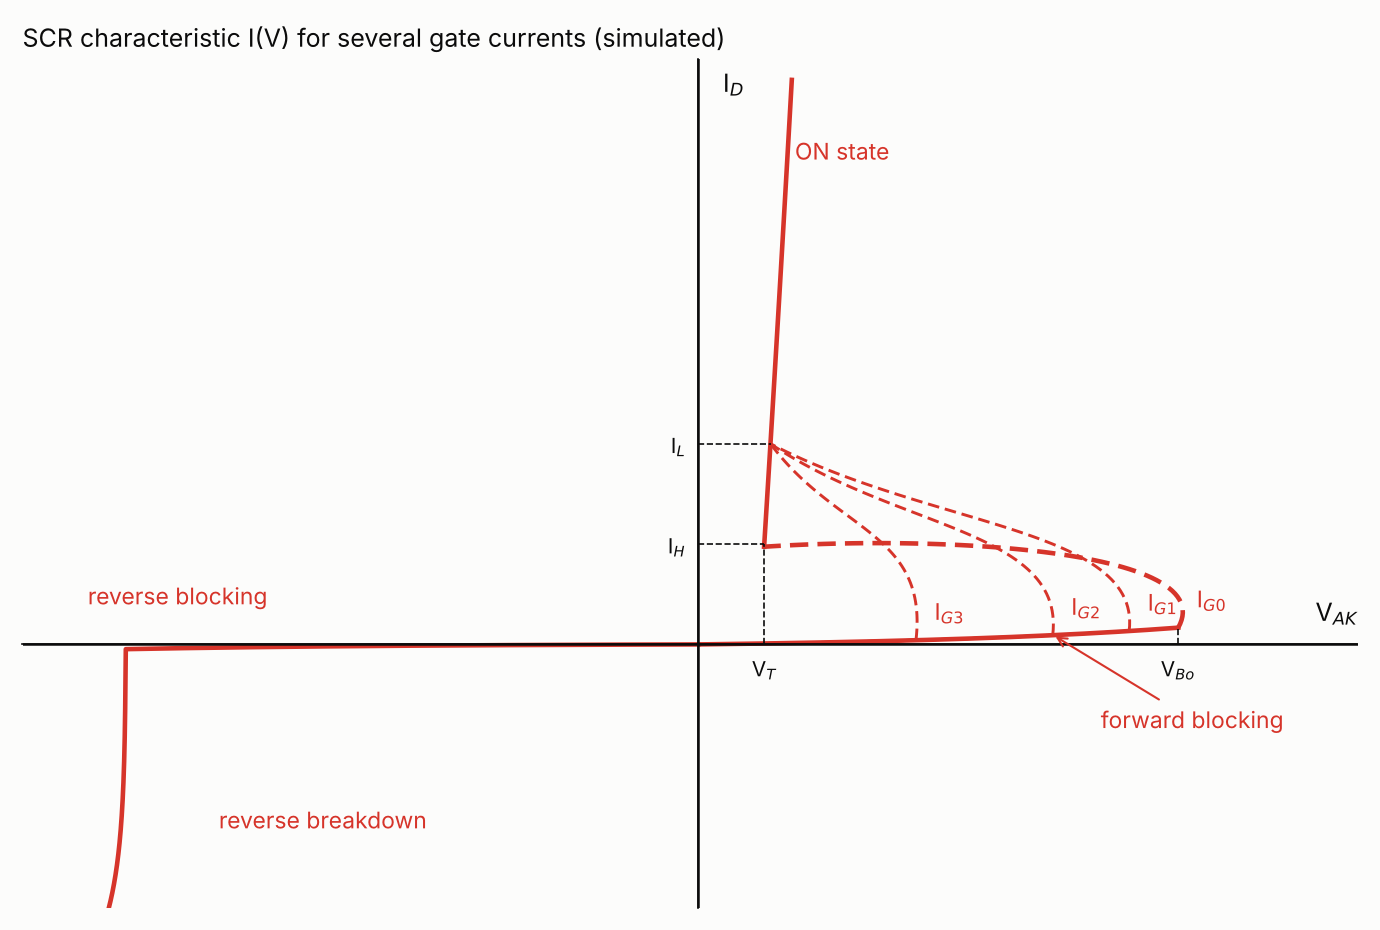

Write Python code to recreate this figure.
#-------------------------------------------------------------------------------
# Name:        Thyristor I(V) with several gate currents (IG0 ... IG3)
# Created:     18/10/2026
# Copyright:   (c) PyAMS
# Licence:     free  "GPLv3"
#-------------------------------------------------------------------------------
# The textbook characteristic of an SCR with a family of gate currents:
#   forward blocking (blocage direct), reverse blocking (blocage inverse),
#   reverse breakdown (claquage inverse), the breakover voltage VBo that falls
#   as the gate current grows IG0 < IG1 < IG2 < IG3, the threshold voltage VT,
#   the holding current IH and the latching current IL of the ON state (passant).
#
# Every solid branch is a DC sweep of a source with a series resistor; the
# gate current comes from a DCCurrent source and is changed with sweep().
# The negative-resistance part between breakover and the ON state cannot be
# measured by a voltage sweep (the latch jumps over it): it is drawn as a
# smooth dashed curve between the two measured ends.  The currents are
# exaggerated (Roff = 2 kOhm) and the axes compressed (linear near the
# origin, logarithmic farther away), as in a textbook drawing.

import numpy as np
import matplotlib.pyplot as plt
from pyams.lib import circuit
from pyams.models import DCVoltage, DCCurrent, Resistor, Thyristor

Vs = DCVoltage("s", "0")
Rs = Resistor("s", "a");      Rs.setParams("R=10Ω")
T1 = Thyristor("a", "g", "0")
T1.setParams("Von=5V Ron=2Ω Roff=2KΩ Rrev=20KΩ Igt=2mA Ih=0.3A Il=0.6A "
             "Vbo=100V Vrb=150V Rrb=2Ω")
Ig = DCCurrent("0", "g")                  # gate current source (into the gate)

cir = circuit()
cir.addElements({"Vs": Vs, "Rs": Rs, "T1": T1, "Ig": Ig})
cir.setOutPuts("T1.V", "T1.I")
gate_mA = [0.0, 0.4, 0.9, 1.5]            # IG0 ... IG3 (Igt = 2 mA)
cir.analysis(mode="dc", param="Vs.Vdc", start=-260, stop=220, step=0.25)
cir.sweep(param="Ig.Idc", list=[g * 1e-3 for g in gate_mA])
up = cir.run()
cir.analysis(mode="dc", param="Vs.Vdc", start=220, stop=-260, step=-0.25)
down = cir.run()

# ---- numbers from the sweeps -------------------------------------------------------
Von, Ron, Ih, Il = 5.0, 2.0, 0.3, 0.6
bo = []                                    # (V, I) at breakover for every IG
for g, r in zip(gate_mA, up):
    V, I = r["T1.V"], r["T1.I"]
    j = np.argmax((I > 1.0) & (V > -1))    # first point of the ON state
    # (with Ig = 0 the blocking branch is the one before the jump)
    bo.append((V[j - 1], I[j - 1], j))
    print("IG = %.1f mA : breakover at Vak = %6.1f V (formula Vbo (1 - IG/Igt) = %5.1f V)"
          % (g, V[j - 1], 100.0 * (1 - g / 2.0)))
Vd, Id = down[0]["T1.V"], down[0]["T1.I"]
hold = np.argmax(Id < 0.15) - 1
print("holding : the ON state ends at I = %.0f mA (Ih = 300 mA), Vak = %.2f V "
      "(VT = Von + Ron Ih = %.2f V)" % (1e3 * Id[hold], Vd[hold], Von + Ron * Ih))

# ---- compressed axes -----------------------------------------------------------------
LX = 20.0
tx = lambda v: np.sign(v) * np.log10(1 + np.abs(v) / LX)
# currents: linear for I >= 0 (blocking, IH, IL and the start of the ON state
# are in the same range), compressed for the large reverse breakdown current
ty = lambda i: np.where(np.asarray(i) >= 0, i, -0.45 * np.log10(1 + np.abs(i) / 0.1))

def bezier(p0, p1, c1, c2, n=60):
    s = np.linspace(0, 1, n)[:, None]
    return ((1 - s) ** 3 * p0 + 3 * (1 - s) ** 2 * s * c1
            + 3 * (1 - s) * s ** 2 * c2 + s ** 3 * p1)

surface, ink, ink2, guide = '#fcfcfb', '#0b0b0b', '#52514e', '#898781'
red = '#d6342a'
fig, ax = plt.subplots(figsize=(9.2, 6.2), facecolor=surface)
ax.set_facecolor(surface)
# reverse branch (blocking + breakdown) and the forward blocking branches
V0, I0 = up[0]["T1.V"], up[0]["T1.I"]
rev = V0 < 0
ax.plot(tx(V0[rev]), ty(I0[rev]), color=red, lw=2.2)
vt = Von + Ron * Ih
hold_pt = (tx(Vd[hold]), ty(Id[hold]))
on_pt = (tx(Von + Ron * Il), ty(Il))
for k, (g, r) in enumerate(zip(gate_mA, up)):
    V, I = r["T1.V"], r["T1.I"]
    vb, ib, j = bo[k]
    m = (np.arange(len(V)) < j) & (V >= 0)
    ax.plot(tx(V[m]), ty(I[m]), color=red, lw=2.2 if k == 0 else 1.4)
    p0 = np.array([tx(vb), ty(ib)])
    p1 = np.array(hold_pt if k == 0 else on_pt)
    dy = p1[1] - p0[1]
    if k == 0:       # the S of IG0: rounded bulge at VBo, then up and to the left
        c1 = np.array([p0[0] + 0.07, p0[1] + 0.95 * dy])
        c2 = np.array([p1[0] + 0.45 * (p0[0] - p1[0]), p1[1] + 0.15 * dy])
    else:
        c1 = np.array([p0[0] + 0.02, p0[1] + 0.55 * dy])
        c2 = np.array([p1[0] + 0.45 * (p0[0] - p1[0]), p1[1] - 0.45 * dy])
    curve = bezier(p0, p1, c1, c2)
    ax.plot(curve[:, 0], curve[:, 1], color=red, lw=2.2 if k == 0 else 1.4,
            ls=(0, (4, 2)))
    ax.text(p0[0] + 0.03, p0[1] + 0.06, 'I$_{G%d}$' % k, color=red, fontsize=11)
# ON state: the measured branch from the holding point upwards
on = (np.arange(len(Vd)) <= hold) & (Id <= 1.7)           # show only the start
ax.plot(tx(Vd[on]), ty(Id[on]), color=red, lw=2.2)
ax.text(tx(Vd[on][-1]) + 0.05, 1.45, 'ON state', color=red, fontsize=11)
# guides for VT, VBo, IH, IL
for x, y0, y1 in ((tx(vt), 0, Ih), (tx(bo[0][0]), 0, bo[0][1])):
    ax.plot([x, x], [y0, y1], color=ink, lw=0.8, ls='--')
ax.plot([0, tx(vt)], [Ih, Ih], color=ink, lw=0.8, ls='--')
ax.plot([0, on_pt[0]], [Il, Il], color=ink, lw=0.8, ls='--')
ax.axhline(0, color=ink, lw=1.2); ax.axvline(0, color=ink, lw=1.2)
xmax = tx(215)
ax.set_xlim(tx(-230), xmax); ax.set_ylim(float(ty(-5.5)), 1.75)
ax.minorticks_off()
ax.set_xticks([tx(vt), tx(bo[0][0])]); ax.set_xticklabels(['V$_T$', 'V$_{Bo}$'], fontsize=12)
ax.set_yticks([Ih, Il]); ax.set_yticklabels(['I$_H$', 'I$_L$'], fontsize=12)
ax.tick_params(length=0, pad=6, colors=ink)
ax.xaxis.set_ticks_position('bottom'); ax.yaxis.set_ticks_position('left')
for s in ('top', 'right'): ax.spines[s].set_visible(False)
ax.spines['left'].set_position('zero'); ax.spines['bottom'].set_position('zero')
ax.spines['left'].set_color(ink); ax.spines['bottom'].set_color(ink)
ax.text(xmax, 0.05, 'V$_{AK}$', ha='right', va='bottom', color=ink, fontsize=12)
ax.text(0.04, 1.65, 'I$_D$', color=ink, fontsize=12)
ax.annotate('forward blocking', (tx(55), ty(0.03)), xytext=(tx(70), -0.25),
            color=red, fontsize=11, ha='left', arrowprops=dict(arrowstyle='->', color=red))
ax.text(tx(-120), 0.12, 'reverse blocking', color=red, fontsize=11, ha='center')
ax.text(tx(-100), -0.55, 'reverse breakdown', color=red, fontsize=11, ha='left')
ax.set_title('SCR characteristic I(V) for several gate currents (simulated)',
             loc='left', color=ink, fontsize=12)
fig.tight_layout(); fig.savefig("thyristor_iv_family.png", dpi=150, facecolor=surface)
